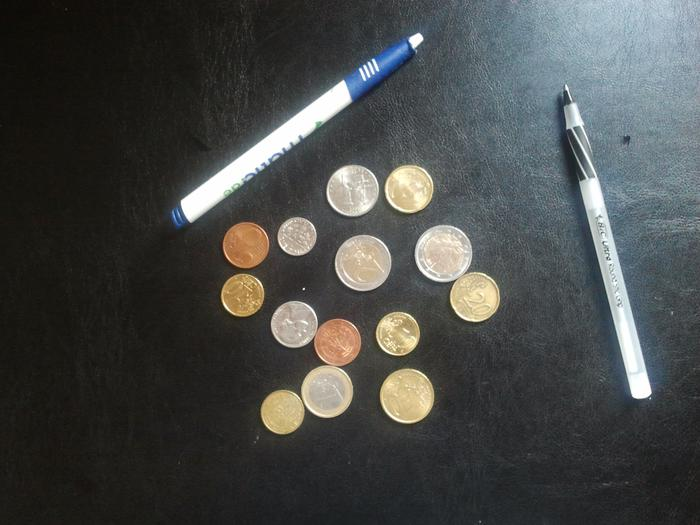
#> input picture src/proj2_6320/data/proj2-clean-image.jpg, 700 x 525 px
$ jupyter execute --allow-errors Project_2_CS6320.ipynb
#> lines starting #> are read from the running program, lines starting #| are printed output that depends on the picture; after the words box and inside, x2 and y2 are one past the last pixel; in counts of white or black regions, pixels touching at a corner belong together
# CS 6320 Project 2: Detecting Lines and Circles using Hough Transform

A notebook contains many blocks of code, each of which can be run independently. You can run a cell with ctrl+enter or shift+enter (to move to the next cell).

You are expected to complete this notebook with lines of code, plots and texts. You will need to create new cells with original code or text for your analyses and explanations. Explain what you do and analyze your results. This assignment has a total of 100 points.

## Brief
    Hand-in: through Gradescope
    Required files: <your_uid>.zip.(Please begin with 'u' for your uid)
<!---<your_uid>_proj1.pdf-->

## Setup

   0. Unzip proj2_6320.zip and go to proj2_6320 directory.
      - You can run `unzip proj2_6320.zip && cd proj2_6320` in your terminal.
   1. Install [Miniconda](https://docs.conda.io/en/latest/miniconda.html). It doesn’t matter whether you use Python 2 or 3 because we will create our own environment that uses 3 anyways.
   2. Create a conda environment using the appropriate command. On Windows, open the installed “Conda prompt” to run the command. On MacOS and Linux, you can just use a terminal window to run the command, Modify the command based on your OS (linux, mac, or win): `conda env create -f proj2_env_<OS>.yml`.
    - NOTE that proj2_env.yml is inside the project folder.
   3. This should create an environment named ‘proj2’. Activate it using the Windows command, activate proj2 or the MacOS / Linux command, source activate proj2
   4. Run the notebook using `jupyter notebook` under *proj2_6320* directory.
   5. Ensure that all sanity checks are passing by running pytest tests inside the repo folder.
   6. Generate the zip folder for the code portion of your submission once you’ve finished the project using

        `python zip_submission.py --uid <your_uid>`

## Library Functions
Do not use any library functions that implement Hough Transform in your solution. You can use functions to perform fitlering etc.

## Debugging
We have included several synthetic images of lines and circles to help test your methods in simpler domains if you'd like.

## Writeup
For this project, this notebook itself is the report. You must run all your cells before you hand in it. You code, results, visualization, and discussion will be used for the grading. You will be deducted points if the results are not shown in this notebook. Do not change the order of the cells. You can add cells in need. You can copy a cell and run it seperately if you need to run a cell multiple times and thus every result is displayed in the cell.

## Rubric
    +26 pts: Ques_1
    +12 pts: Ques_2
    +15 pts: Ques_3
    +17 pts: Ques_4
    +15 pts: Ques_5
    +15 pts: Ques_6

    Distribution of the points in a Question is separately mentioned for each sub-task

    -5*n pts: Lose 5 points for every time you do not follow the instructions for the hand-in format.

Submission Format

This is very important as you will lose 5 points for every time you do not follow the instructions. You will attach two items in your submission on Canvas:

1. <your_uid>.zip containing:
    - proj2_code/ - directory containing all your code for this assignment
    - data/       - directory containing all the input images
    - results/    - directory containing all your output images

Do not install any additional packages inside the conda environment. The TAs will use the same environment as defined in the config files we provide you, so anything that’s not in there by default will probably cause your code to break during grading. Do not use absolute paths in your code or your code will break. Use relative paths like the starter code already does. Failure to follow any of these instructions will lead to point deductions. Create the zip file using python zip_submission.py --uid <your_uid> (it will zip up the appropriate directories/files for you!)

[cell 1]
import numpy as np
import cv2 as cv
import matplotlib
import matplotlib.pyplot as plt
import math

### 1 Processing an image to detect lines using Hough Transform (26 points)

In this question, we process an image and apply Hough Transform on the processed image

#### Tasks:
1. Compute a smooth version of the Input Image <b>(4 points)</b>
2. Detect edges from Images <b>(6 points)</b>
3. Implement Hough Transform <b>(8 points)</b>
4. Apply Hough Transform to detect lines from images <b>(4 points)</b>
5. Apply Hough Transform to detect edges from images <b>(4 points)</b>

#### 1.1 Compute a smooth version of the Input Image

##### You should use a Gaussian filter to generate a smooth image

##### Please note:
The function takes in as input only the sigma value (integer only).<br>
The size of the filter should be computed using the sigma value

[cell 2]
def Gaussian_Filter(sigma):
    '''
    The function takes in as input only the sigma
    and generates a filter using the sigma value
    The size of the filter should be computed using the sigma value
    '''
    ##############################
    # TO DO: Your Implementation
    ##############################
    def iso_gaussian(x,y):
        norm = (1.0/(2.0*np.pi*sigma**2))
        exp_term = np.exp(-((x**2 + y**2) / (2.0*sigma**2)))
        return norm*exp_term

    n = math.ceil(sigma*3) + int(math.modf(sigma/2)[1] > 0)# need filter size to be about 3 times standard deviation (odd size)
    n_half = math.floor(n/2)

    gaussian_filt = np.array([iso_gaussian(i,j) for i in range(-n_half, n_half+1) for j in range(-n_half, n_half+1)]).reshape(n,n)
    g_sum = np.sum(gaussian_filt)
    g_kernel = (1.0/g_sum)*gaussian_filt
    return g_kernel

# Applys gaussian kernel on image via convolution operation.
def blur_img(img, sigma):
    return cv.filter2D(img, -1, Gaussian_Filter(sigma=sigma))

    ################################
    # Your Implementation ENDS here
    ################################

[cell 3]
# Reading the Input Image
img        = cv.imread('../data/proj2-clean-image.jpg')
#> img is the input picture: shape (525, 700, 3); mean B, G, R 71.8, 73.2, 71

# Generates the Gaussian Filter
g_kernel   = Gaussian_Filter(2)

# Smoothing the image with the Gaussian Filter
smooth_img = cv.filter2D(img, -1, g_kernel)

# Saves the Smooth Image in the result directory
cv.imwrite("../results/Ques_1/proj2-clean-image-smoothed.png", smooth_img)

# Plots the smoothed image in the notebook
plt.figure(); plt.imshow(smooth_img.astype(np.uint8));

[cell 4]
def rgb2gray(rgb):
    '''
    Converts the RGB image to the Gray Scale
    '''

    return np.dot(rgb[..., :3], [0.299, 0.587, 0.114])

[cell 5]
def image_uint(input_arr):
    '''
    Scales the image intensity values to the range [0, 255]
    '''

    return (255.0*(input_arr - np.min(input_arr))/(np.max(input_arr) - np.min(input_arr))).astype(np.uint8)

[cell 6]
# Displays input image.
def disp_img(img):
    plt.figure(); plt.imshow(img.astype(np.uint8), cmap='gray') if len(img.shape) < 3 else \
        plt.figure(); plt.imshow(smooth_img.astype(np.uint8));

#### 1.2 Edge Detector
Now we need to extract the edges from the input images. This is as essential step towards detection of lines and circles from the image.

#### You should define a Sobel filter to detect edges in the Original and Smooth Image
Following the definition of the filter, you convolve the filter over the input image using OpenCV library function, <b>filter2D()</b>. You are not required to write any convolution function to apply the filter.

You are required to detect edges on both the <b>original</b> and <b>smooth</b> images.

<b>Do you observe any difference between them? Please comment in a separate cell.</b>

#### 1.2.1 Edge Detector on the Original Image
Please remember the edge detection method should be applied on <b>gray images</b>.
The edge image should be saved as <b>img_gray_edge</b>.

[cell 7]
##############################
# TO DO: Your Implementation
##############################

# returns sobel kernels in x and y.
def sobel_kernel():
    sx = np.array([[1, 0, -1], [2, 0, -2], [1, 0, -1]])
    sy = sx.T

    return sx, sy
# returns sobel filtered image.
def sobel_detect_edge(img):
    sx, sy = sobel_kernel()
    Gx, Gy = cv.filter2D(img, -1, sx), cv.filter2D(img, -1, sy)
    img_gray_edge = image_uint(np.sqrt(Gx**2 + Gy**2))
    return cv.convertScaleAbs(img_gray_edge)

img_og_gray = rgb2gray(np.copy(img))
#> in rgb2gray, `return np.dot(rgb[..., :3], [0.299, 0.587, 0.114])`:
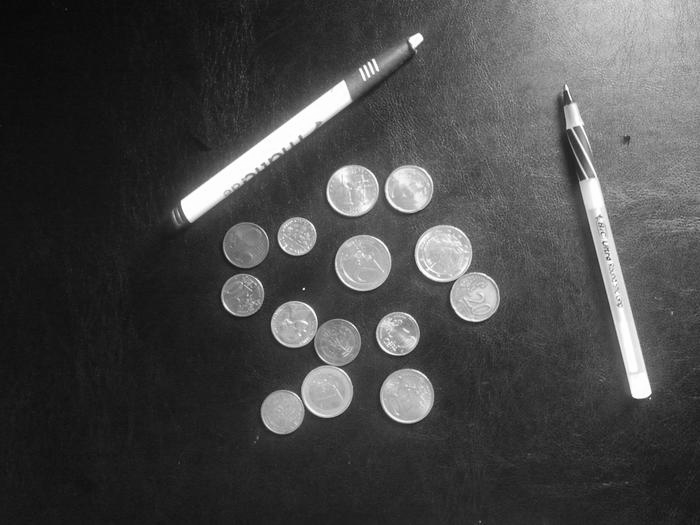
#> returned value: shape (525, 700) float64; min 4.85, max 255, mean 72.5
img_gray_edge = sobel_detect_edge(np.copy(img_og_gray))
#> in sobel_detect_edge, `Gx, Gy = cv.filter2D(img, -1, sx), cv.filter2D(img, -1, sy)`:
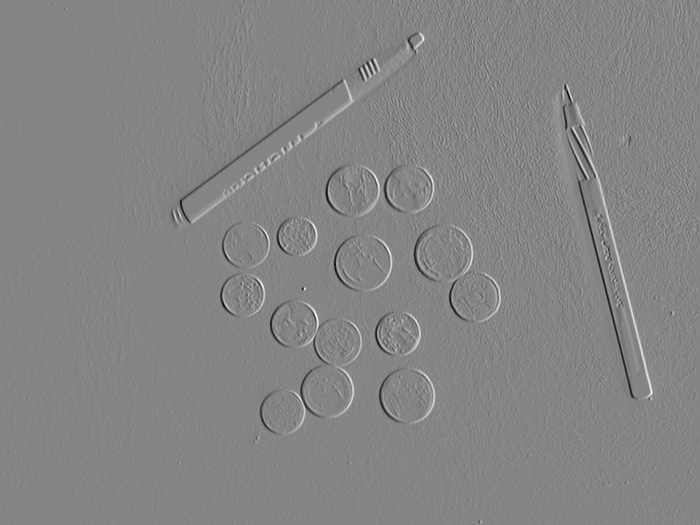
#> Gx: shape (525, 700) float64; min -758.5, max 695.4, mean -0.8; drawn with min black and max white
#> in sobel_detect_edge, `Gx, Gy = cv.filter2D(img, -1, sx), cv.filter2D(img, -1, sy)`:
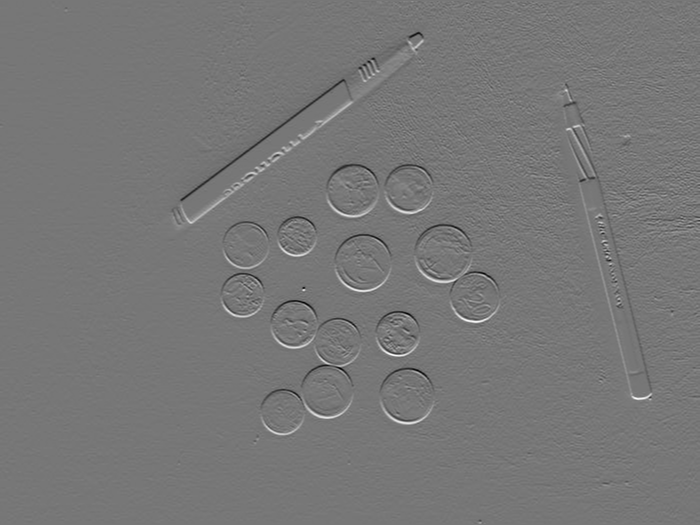
#> Gy: shape (525, 700) float64; min -671.3, max 764.2, mean 0.7; drawn with min black and max white
#> in image_uint, `return (255.0*(input_arr - np.min(input_arr))/(np.max(input_arr) - np...`:
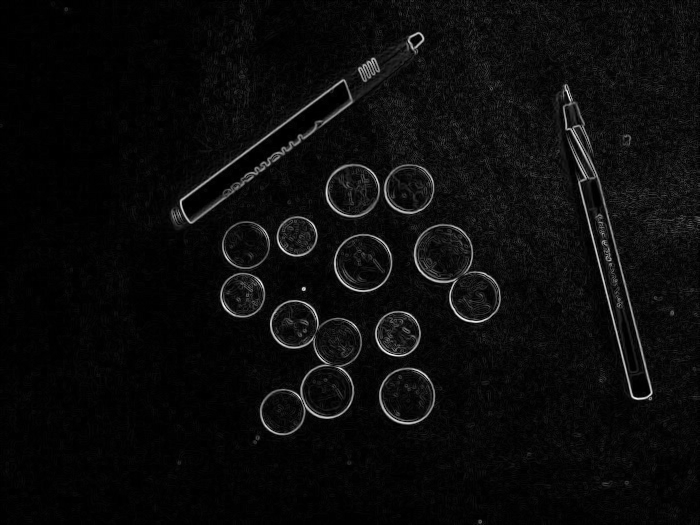
#> returned value: shape (525, 700); min 0, max 255, mean 11.4

################################
# Your Implementation ENDS here
################################

# Save the Image
cv.imwrite('../results/Ques_1/Ori_Clean_Edge_Image.png', img_gray_edge)

#Plot the Image
plt.figure(); plt.imshow(img_gray_edge.astype(np.uint8), cmap='gray');

#### 1.2.2 Edge Detector on the Smooth Image
Please remember the edge detection method should be applied on <b>gray images</b>.
The edge image should be saved as <b>smooth_img_gray_edge</b>.

[cell 8]
##############################
# TO DO: Your Implementation
##############################
def edge_detector(in_img, sigma, blur=True):

    img_smooth_gray = rgb2gray(blur_img(img=in_img, sigma=sigma)) if blur else \
        rgb2gray(in_img)
    smooth_img_gray_edge = sobel_detect_edge(img_smooth_gray)
    return smooth_img_gray_edge

smooth_img_gray_edge = edge_detector(img, 2)
#> in sobel_detect_edge (call 2), `Gx, Gy = cv.filter2D(img, -1, sx), cv.filter2D(img, -1, sy)`:
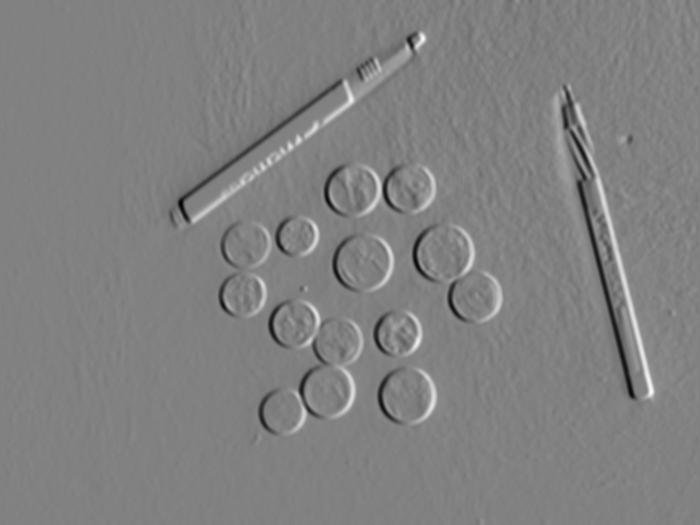
#> Gx: shape (525, 700) float64; min -270.1, max 261.8, mean -0.8; drawn with min black and max white
#> in sobel_detect_edge (call 2), `Gx, Gy = cv.filter2D(img, -1, sx), cv.filter2D(img, -1, sy)`:
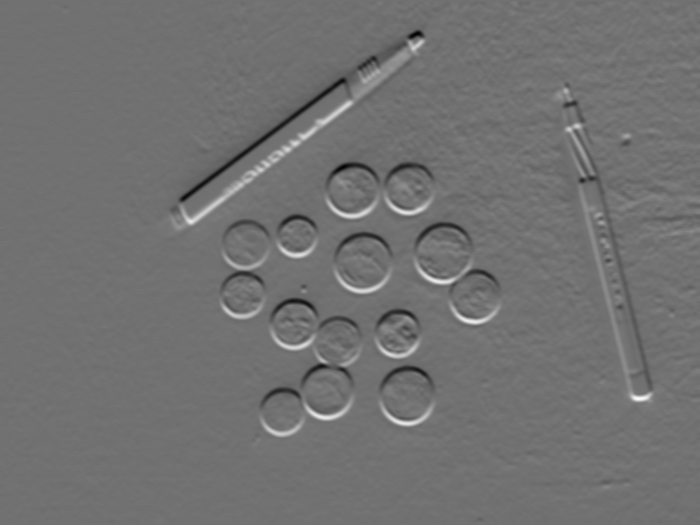
#> Gy: shape (525, 700) float64; min -242.8, max 303, mean 0.7; drawn with min black and max white
#> in image_uint (call 2), `return (255.0*(input_arr - np.min(input_arr))/(np.max(input_arr) - np...`:
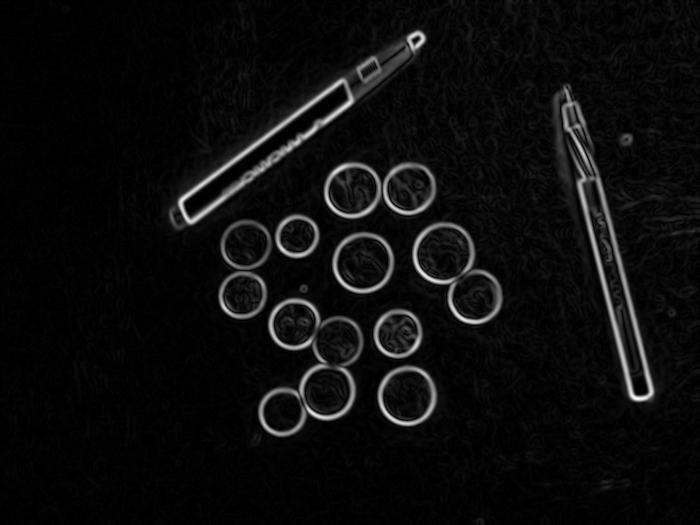
#> returned value: shape (525, 700); min 0, max 255, mean 12.8
################################
# Your Implementation ENDS here
################################

# Save the Image
cv.imwrite('../results/Ques_1/Smooth_Clean_Edge_Image.png', smooth_img_gray_edge)

#Plot the Image
plt.figure(); plt.imshow(smooth_img_gray_edge.astype(np.uint8), cmap='gray');

1.2-Response: The smooth image has more noticeable edges than the original image as a result of having less noise from the background.

#### 1.3 Hough Transform to detect Lines
In this exercise you are expected to implement Hough Transform for line detection as discussed in class. Hough Transform uses an accumulator array to capture the lines present in image. It is applied on binary images which can be generated by thresholding the edge detector output.<br>

For this exercise, the range of theta is <b>[-90, 90]</b> and the range of rho is <b>[-img_diag, img_diag]</b>.

[cell 9]
def hough_transform(input_img, threshold, theta_res, rho_res):

    '''
    This function computes the Accumulator array

    Input:
    1. Output of the Edge Detection Method
    2. Threshold value for generating the binary image
    3. Resolution for Angle
    4. Resolution for Perpendicular Distance from the Origin (Rho)

    Output:
    1. Accumulator array       , declare as accumulator
    2. Array of Theta          , declare as thetas
    3. Array of Rho            , declare as rhos
    4. Thresholded Binary Image, declare as binary_img

    '''

    ##############################
    # TO DO: Your Implementation
    ##############################
    thetas = np.deg2rad(np.arange(theta_res[0], theta_res[1]))
    cos_t, sin_t = np.cos(thetas), np.sin(thetas)
    rhos = np.linspace(rho_res[0], rho_res[1], rho_res[1]*2)

    sz_y, sz_x = input_img.shape

    accumulator = np.zeros((2*rho_res[1], len(thetas)), dtype=np.uint32)
    binary_img = np.uint8((input_img >= threshold))

    edge_pts = {(i, j) if binary_img[j,i] else None \
        for i in range(sz_x) for j in range(sz_y)}
    edge_pts.remove(None)

    for edge_pt in edge_pts:
        for t_idx in range(len(thetas)):
            d = round(edge_pt[0]*cos_t[t_idx] + edge_pt[1]*sin_t[t_idx]) + rho_res[1]
            accumulator[d, t_idx] += 1

    ################################
    # Your Implementation ENDS here
    ################################

    return accumulator, thetas, rhos, binary_img

#### 1.3.1 Hough Transform to detect Lines from Original Image

Use the edges detected from the <b>original input image</b> to apply Hough Transform function.<br>
<br>

You need to find a resaonable estimate of the threshold for generating the binary image which is good enough for the Hough transform to extract lines. Please discuss the effect of the threshold on the performance of the algorithm.

Plot the Accumulator Array using the matplotlib function, figure size (20, 20), with proper labeling and title. The image should be saved as <b>Ori_Clean_Image_Accumulator_Array.png</b> in results/Ques_1 sub-directory.

[cell 10]
# Invoke the Hough Transform Method to Extract the Lines from the Image
# You need to find a resaonable estimate of the threshold for generating a binary image
# which is good enough for the Hough transform to extract the lines
# To expedite the process you can play with the resolution of the theta and rho
# without compromising the quality of the results
diag_len = math.ceil(np.sqrt(img.shape[0]**2+img.shape[1]**2))
ori_accumulator, ori_thetas, ori_rhos, ori_binary_img = hough_transform(edge_detector(np.copy(img), 2, blur=False), np.mean(img), [-90, 90], [-diag_len, diag_len])
#> in hough_transform, `thetas = np.deg2rad(np.arange(theta_res[0], theta_res[1]))`: thetas = 180 values from -1.57 to 1.55
#> in hough_transform, `cos_t, sin_t = np.cos(thetas), np.sin(thetas)`: cos_t = 180 values, max 1 at index 90, min 6.12e-17 at index 0, mean 0.637; sin_t = 180 values from -1 to 1
#> in hough_transform, `binary_img = np.uint8((input_img >= threshold))`:
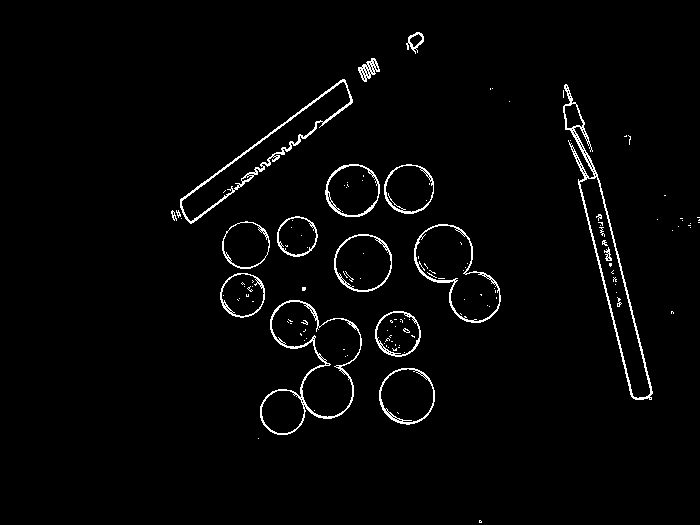
#> binary_img: shape (525, 700); values 0 (black) and 1 (white), 2.3% white in thin lines or dots, all inside (x1, y1, x2, y2) = (171, 32, 700, 523)
#> in hough_transform, `edge_pts = {(i, j) if binary_img[j,i] else None \ for i in range(sz_x)..`: edge_pts = 8415 items
#> the loop in hough_transform, `for edge_pt in edge_pts:` made 8414 passes
#> edge_pt on passes 1 to 3: (389, 375), (623, 276), (180, 201)
#> (the rest of the program and of its run is left out)
